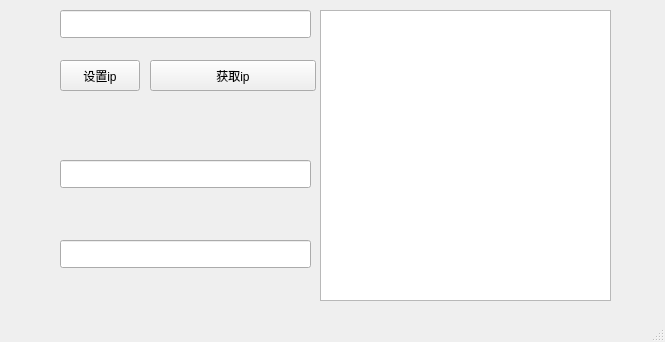
<?xml version="1.0" encoding="UTF-8"?>
<ui version="4.0">
 <class>MainWindow</class>
 <widget class="QMainWindow" name="MainWindow">
  <property name="geometry">
   <rect>
    <x>0</x>
    <y>0</y>
    <width>665</width>
    <height>342</height>
   </rect>
  </property>
  <property name="windowTitle">
   <string>MainWindow</string>
  </property>
  <widget class="QWidget" name="centralWidget">
   <widget class="QPushButton" name="getIpBT">
    <property name="geometry">
     <rect>
      <x>150</x>
      <y>60</y>
      <width>166</width>
      <height>31</height>
     </rect>
    </property>
    <property name="text">
     <string>获取ip</string>
    </property>
   </widget>
   <widget class="QPushButton" name="setipBT">
    <property name="geometry">
     <rect>
      <x>60</x>
      <y>60</y>
      <width>80</width>
      <height>31</height>
     </rect>
    </property>
    <property name="text">
     <string>设置ip</string>
    </property>
   </widget>
   <widget class="QLineEdit" name="lineEdit">
    <property name="geometry">
     <rect>
      <x>60</x>
      <y>10</y>
      <width>251</width>
      <height>28</height>
     </rect>
    </property>
   </widget>
   <widget class="QLineEdit" name="lineEdit_2">
    <property name="geometry">
     <rect>
      <x>60</x>
      <y>160</y>
      <width>251</width>
      <height>28</height>
     </rect>
    </property>
   </widget>
   <widget class="QLineEdit" name="lineEdit_3">
    <property name="geometry">
     <rect>
      <x>60</x>
      <y>240</y>
      <width>251</width>
      <height>28</height>
     </rect>
    </property>
   </widget>
   <widget class="QTextEdit" name="textEdit">
    <property name="geometry">
     <rect>
      <x>320</x>
      <y>10</y>
      <width>291</width>
      <height>291</height>
     </rect>
    </property>
   </widget>
  </widget>
  <widget class="QStatusBar" name="statusBar"/>
 </widget>
 <layoutdefault spacing="6" margin="11"/>
 <resources/>
 <connections/>
</ui>
